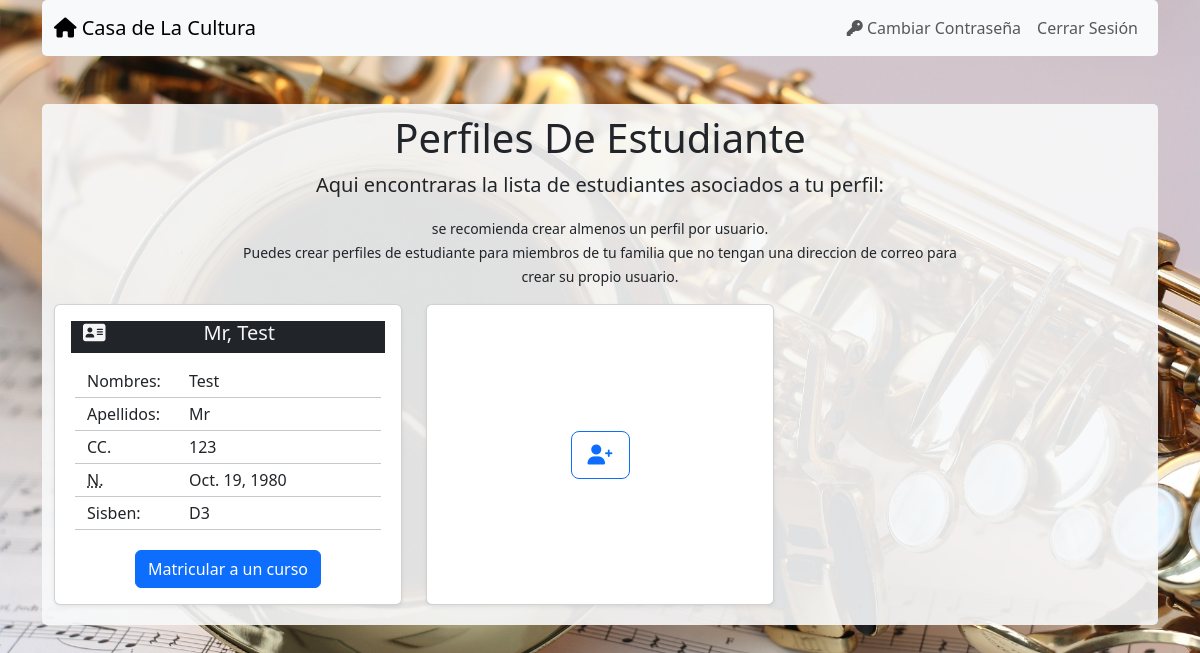
The app's page /cursos/estudiantes/ (signed in), older data.
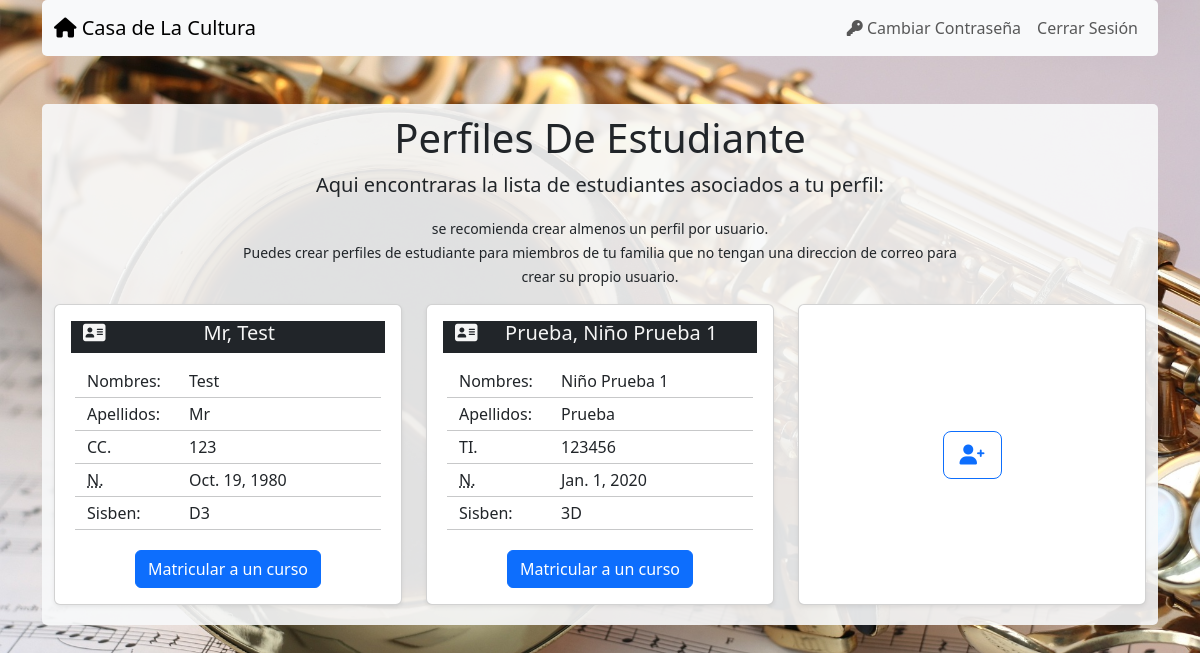
The same page, newer data.
### cursos/models.py (models this page shows, shortened)
class Estudiante(models.Model):
    usuario = models.ForeignKey(User,related_name='usuario_relacionado', on_delete=models.CASCADE,default=1)
    nombres = models.CharField(max_length=255)
    apellidos = models.CharField(max_length=255)
    tipo_documento_choices= {"cc":"Cedula de ciudadania","ti":"Tarjeta de identidad","rc":"Registro Civil","ce":"Cedula de Extranjería","pep":"Permiso especial de permanencia"}
    tipo_documento = models.CharField(max_length=255,choices=tipo_documento_choices)
    documento = models.CharField(max_length=255)
    fecha_nacimiento = models.DateField(blank=False)
    sisben = models.CharField(max_length=3)
    direccion = models.CharField(max_length=255)
    telefono = models.CharField(max_length=15)

### cursos/views.py (the view)
# urls.py: path("estudiantes/",views.estudiante_list,name="estudiante_list"),
@login_required(login_url="login")
def estudiante_list(request):
    Estudiantes = Estudiante.objects.filter(usuario=request.user)
    context = {
        "Estudiantes": Estudiantes
    }
    return render(request, "cursos/Estudiante_list.html", context)

### cursos/templates/cursos/Estudiante_list.html (shortened to what the changed rows need)
{% extends "base.html" %}
{% block page_content %}
<div class="container-fluid text-center" style="width: 70%;">
    <h1 class="text-center mx-auto" style="text-transform: capitalize">perfiles de estudiante</h1>
</div>
<div class="row min-height" style="padding-bottom: 10px;">
    {% for Estudiante in Estudiantes %}
        <div class="col-md-4">
            <div class="card h-100 shadow-sm">
                <div class="card-body d-flex flex-column">
                    <div class="container bg-dark d-flex align-items-center" style="height: auto;" >
                        <h5 style="color:whitesmoke;" ><i class="fa-solid fa-address-card"></i></h5>
                        <h5 class="card-title text-center mx-auto" style="color:whitesmoke; text-transform: capitalize;" >{{ Estudiante.apellidos }}, {{ Estudiante.nombres }}</h5>
                    </div>
                    <div class="container-fluid p-3">
                        <div class="row">
                            <div class="col-sm-4">
                                <p class="card-text" style="text-transform: capitalize">Nombres:</p>
                            </div>
                            <div class="col-sm-8">
                                <p class="card-text" style="text-transform: capitalize">{{ Estudiante.nombres }}</p>
                            </div>
                            <hr class="mt-1 mb-1"></hr>
                        </div>
                        <div class="row">
                            <div class="col-sm-4">
                                <p class="card-text" style="text-transform: capitalize">Apellidos:</p>
                            </div>
                            <div class="col-sm-8">
                                <p class="card-text" style="text-transform: capitalize">{{ Estudiante.apellidos }}</p>
                            </div>
                            <hr class="mt-1 mb-1"></hr>
                        </div>
                        <div class="row">
                            <div class="col-sm-4">
                                <p class="card-text" style="text-transform: uppercase">{{ Estudiante.tipo_documento}}.</p>
                            </div>
                            <div class="col-sm-8">
                                <p class="card-text">{{ Estudiante.documento }}</p>
                            </div>
                            <hr class="mt-1 mb-1"></hr>
                        </div>
                        <div class="row">
                            <div class="col-sm-4">
                                <p class="card-text" style="text-transform: capitalize"><abbr title="Fecha de nacimiento">n.</abbr></p>
                            </div>
                            <div class="col-sm-8">
                                <p class="card-text" >{{ Estudiante.fecha_nacimiento}}</p>
                            </div>
                            <hr class="mt-1 mb-1"></hr>
                        </div>
                        <div class="row">
                            <div class="col-sm-4">
                                <p class="card-text" style="text-transform: capitalize">Sisben:</p>
                            </div>
                            <div class="col-sm-8">
                                <p class="card-text" style="text-transform: uppercase">{{ Estudiante.sisben}}</p>
                            </div>
                            <hr class="mt-1 mb-1"></hr>
                        </div>
                    </div>
                    <div class="mt-auto text-center">
                        <a href="{% url 'matricular' %}"
                        class="btn btn-primary btn-block">
                        Matricular a un curso
                        </a>
                    </div>
                </div>
            </div>
        </div>
    {% endfor %}
</div>
{% endblock %}

Row changes from the older to the newer data that the page shows:
added Estudiante: apellidos "Prueba", nombres "Niño Prueba 1", tipo_documento "TI", documento "123456", fecha_nacimiento "Jan. 1, 2020", sisben "3D"
